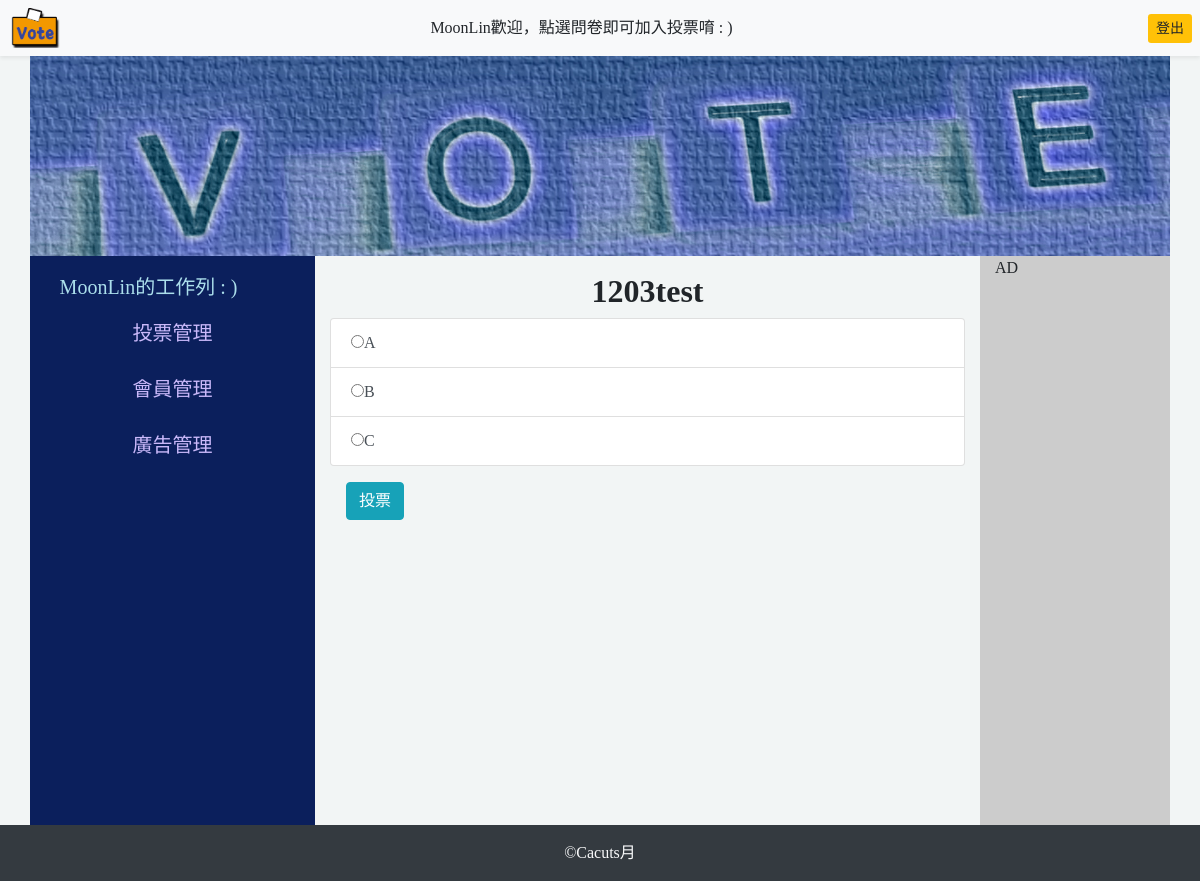
Page /index.php?do=vote&id=7 (signed in) on the earlier database version.
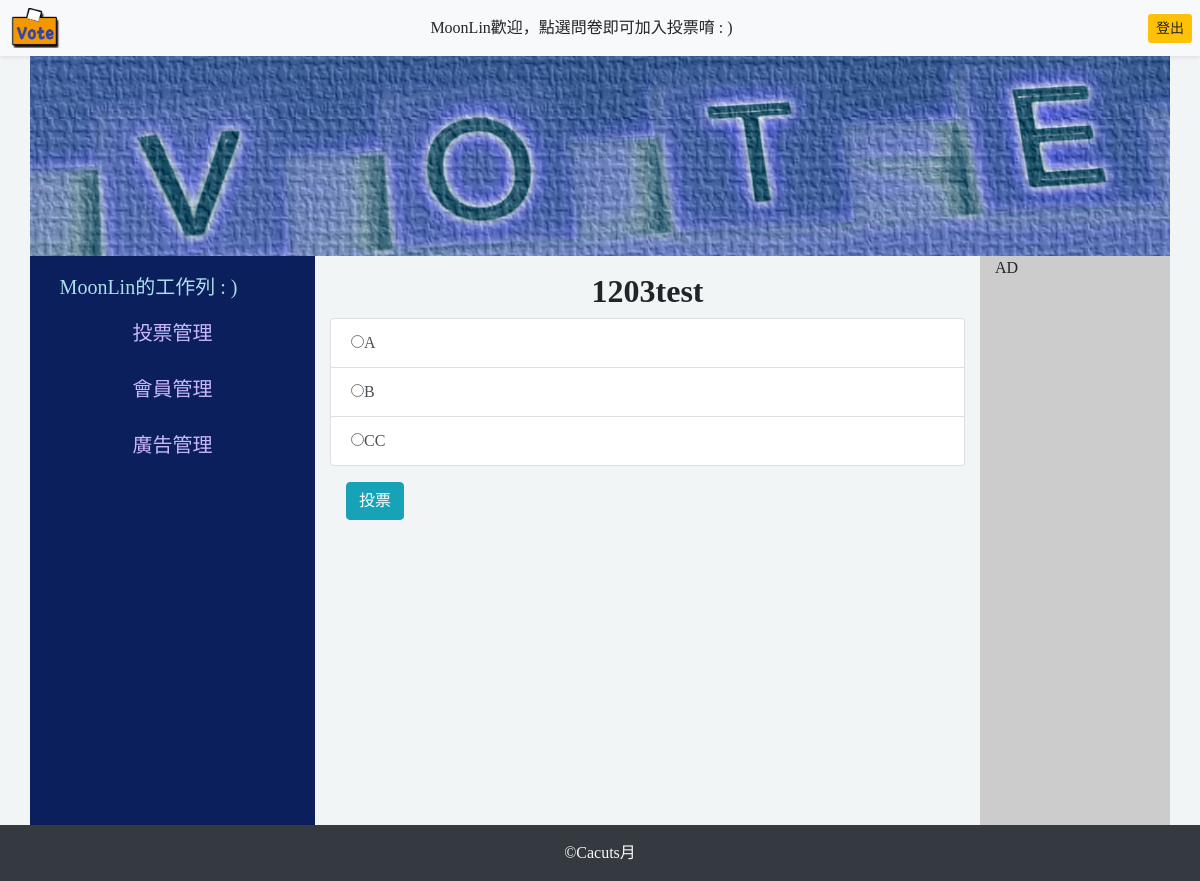
Same page on the later database version.
### tables this page shows
CREATE TABLE `options` (
  `id` int(11) UNSIGNED NOT NULL,
  `opt` varchar(128) NOT NULL COMMENT 'option',
  `count` int(11) UNSIGNED NOT NULL DEFAULT 0,
  `topic_id` int(11) UNSIGNED NOT NULL COMMENT '應對的主題'
);

### api/db.php (called while the page is built, shortened)
<?php
$dsn="mysql:host=localhost;charset=utf8;dbname=vote";
$pdo=new PDO($dsn,'root','');
 function find($table,$id){
    global $pdo;
    $sql="SELECT * FROM `$table` WHERE ";
    if(is_array($id)){
        foreach($id as $key=>$value){
            $tmp[]="`$key`='$value'";
        }
        $sql=$sql. implode(" AND ",$tmp);
    }else{
       $sql=$sql . "`id`='$id'";
    }
    return $pdo->query($sql)->fetch(PDO::FETCH_ASSOC);
}
function all($table,...$arg){
global $pdo;
$sql="SELECT * FROM `$table` ";
if(isset($arg[0])){
    if(is_array($arg[0])){
        foreach($arg[0] as $key=>$value){
            $tmp[]="`$key`='$value'";
        }
        $sql=$sql."where " . implode(" AND ",$tmp);
    }else{
        $sql=$sql.$arg[0];
    }
}
$rows=$pdo->query($sql)->fetchAll(PDO::FETCH_ASSOC);
return $rows;
}
?>

### frontend/vote.php (the view, shortened to what this page needs)
<?php
$id=$_GET['id'];
$subject=find('topics',$id);
$options=all('options',['topic_id'=>$id]);
?>
<h2 class="text-center mt-3 font-weight-bold"><?=$subject['topic'];?></h2>
<ol class="list-group">
<form action="./api/save_vote.php" method="post">
    <?php
    foreach ($options as $key => $opt){
        if($opt['opt']!=""){
            echo "<label class='list-group-item  list-group-item-action'>";
            echo "<input type='radio' name='opt' value='{$opt['id']}'>";
            echo $opt['opt'];
            echo "</label>";
        }
    }
    ?>
</ol>
<input type="submit" value="投票" class="btn btn-info m-3">

Differences in the rows shown:
changed options (number 3 of 3 on the later page): opt "☐ C" → "☐ CC"; opt "C" → "CC"
